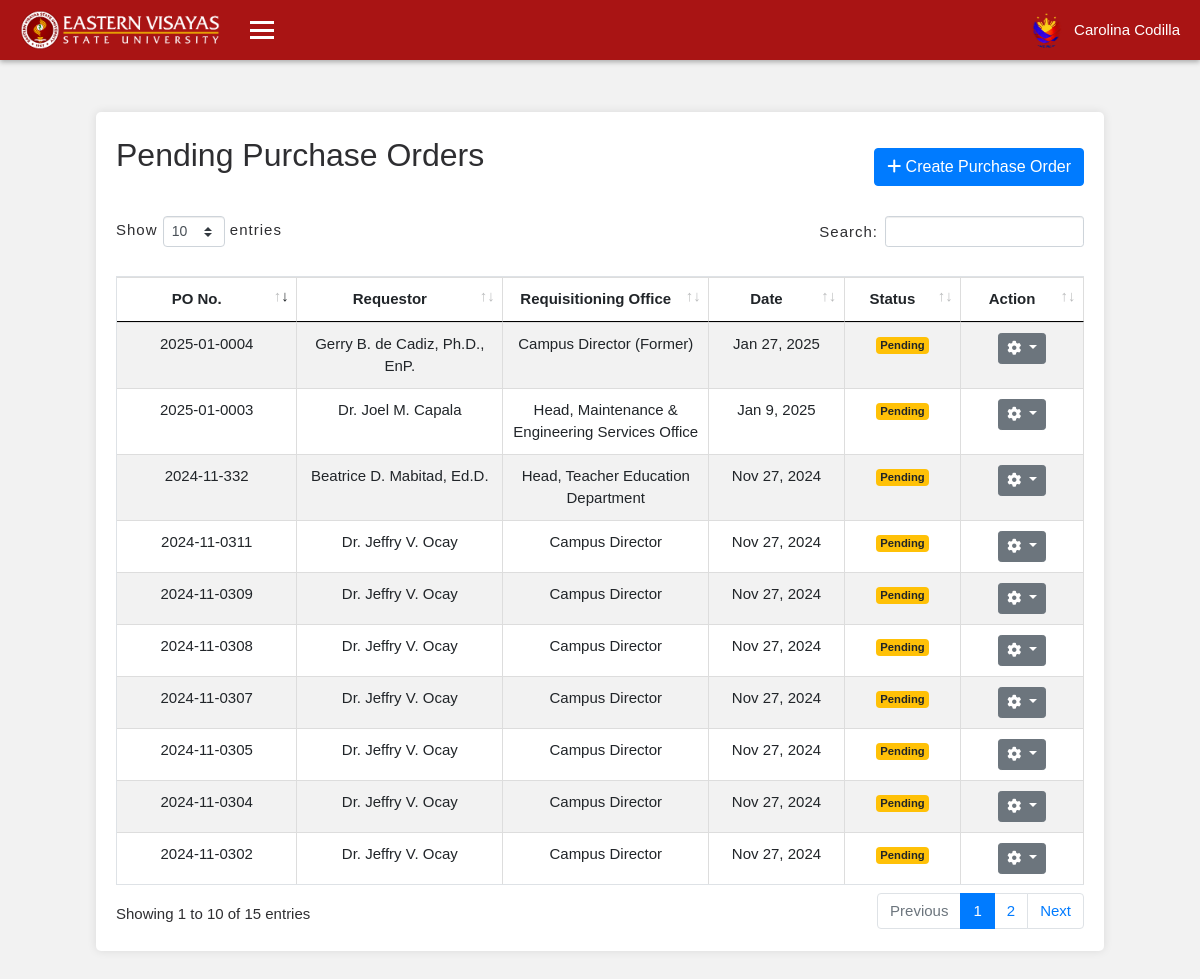
/procurement_office/b7d4c9e8-3a12-4f7b-98c5-2e9f60d1a3b4/purchase_order/index.php (signed in), run on the app's committed database.
### tables this page shows
CREATE TABLE `purchase_orders` (
  `id` int(11) NOT NULL,
  `entity_name` varchar(255) NOT NULL,
  `requestor` varchar(255) NOT NULL,
  `requisitioning_office` varchar(255) NOT NULL,
  `supplier` varchar(255) NOT NULL,
  `po_no` varchar(100) NOT NULL,
  `address` varchar(255) NOT NULL,
  `date` date NOT NULL,
  `tin` varchar(20) DEFAULT NULL,
  `mode_procurement` varchar(100) NOT NULL,
  `place_delivery` varchar(255) NOT NULL,
  `delivery_term` varchar(255) NOT NULL,
  `date_delivery` date DEFAULT NULL,
  `payment_term` varchar(255) NOT NULL,
  `total_amount_words` text NOT NULL,
  `signature_supplier` varchar(255) NOT NULL,
  `signature_official` varchar(255) NOT NULL,
  `supplier_date` date DEFAULT NULL,
  `designation` text NOT NULL,
  `fund_cluster` varchar(100) NOT NULL,
  `ors_burs_no` varchar(100) NOT NULL,
  `ors_burs_date` date DEFAULT NULL,
  `funds_available` varchar(255) NOT NULL,
  `ors_burs_amount` decimal(15,2) DEFAULT NULL,
  `signature_accountant` varchar(255) NOT NULL,
  `created_at` timestamp NOT NULL DEFAULT current_timestamp(),
  `status` varchar(20) DEFAULT 'pending',
  `ipo_new` tinyint(1) DEFAULT 0,
  `ppo_new` tinyint(1) DEFAULT 0,
  `spo_new` tinyint(1) DEFAULT 0
);

### procurement_office/b7d4c9e8-3a12-4f7b-98c5-2e9f60d1a3b4/classes/config.php (called while the page is built, shortened)
<?php
include '../../database/db.php';
function fetchPendingPurchaseOrders($conn) {
    try {
        $sql = "SELECT po.id, po.requestor, po.requisitioning_office, po.po_no, po.date, po.status
                FROM purchase_orders po
                WHERE po.status = 'pending'
                ORDER BY po.date DESC";
        $stmt = $conn->prepare($sql);
        $stmt->execute();
        return $stmt->fetchAll(PDO::FETCH_ASSOC);
    } catch(PDOException $e) {
        echo "Error: " . $e->getMessage();
        return [];
    }
}
$ppurchase_orders = fetchPendingPurchaseOrders($conn);
?>

### procurement_office/b7d4c9e8-3a12-4f7b-98c5-2e9f60d1a3b4/purchase_order/index.php (the view, shortened to what this page needs)
<?php
require '../classes/config.php';
include '../../pclasses/header.php';
include '../../pclasses/navbar.php';
?>
<main class="container mt-5 custom-container">
<div class="row mb-3">
    <div class="col-md-12">
        <div class="report-header">
        <h2>Pending Purchase Orders</h2>
            <div class="button-container float-right">
            <a href="create_po.php" class="btn btn-primary mt-3"><i class="fas fa-plus"></i> Create Purchase Order</a>
            </div>
        </div>
    </div>
</div>
    <div class="table-responsive">
    <table id="purchaseOrdersTable" class="table table-striped table-bordered" style="table-layout: fixed;">
        <thead>
            <tr>
                <th>PO No.</th>
                <th>Requestor</th>
                <th>Requisitioning Office</th>
                <th>Date</th>
                <th>Status</th>
                <th>Action</th>
            </tr>
        </thead>
        <tbody>
            <?php if (!empty($ppurchase_orders)): ?>
                <?php foreach ($ppurchase_orders as $order): ?>
                    <tr>
                        <td><?php echo htmlspecialchars($order['po_no']); ?></td>
                        <td><?php echo htmlspecialchars($order['requestor']); ?></td>
                        <td><?php echo htmlspecialchars($order['requisitioning_office']); ?></td>
                        <td><?php echo date('M j, Y', strtotime($order['date'])); ?></td>
                        <td>
                        <?php
                            if ($order['status'] === 'complete') {
                                echo '<span class="badge badge-success">Approved</span>';
                            } elseif ($order['status'] === 'pending') {
                                echo '<span class="badge badge-warning">Pending</span>';
                            } else {
                                echo '<span class="badge badge-secondary">N/A</span>';
                            }
                            ?>
                        </td>
                        <td>
                            <div class="dropdown">
                                <button class="btn btn-secondary btn-sm dropdown-toggle" type="button" id="dropdownMenuButton<?php echo $order['id']; ?>" data-toggle="dropdown" aria-haspopup="true" aria-expanded="false">
                                    <i class="fas fa-cog"></i>
                                </button>
                            </div>
                        </td>
                    </tr>
                <?php endforeach; ?>
            <?php else: ?>
            <?php endif; ?>
        </tbody>
    </table>
    </div>
</main>
<?php include '../../pclasses/footer.php'; ?>

### procurement_office/css/plogin.css (style rules this page uses)
body { margin: 0; font-family: Arial, sans-serif; background-color: #f2f2f2; }
button { padding: 10px; border: none; border-radius: 5px; background-color: #d42a2a; color: white; font-size: 16px; cursor: pointer; }

### procurement_office/b7d4c9e8-3a12-4f7b-98c5-2e9f60d1a3b4/css/p.o.css (style rules this page uses)
body { margin: 0; font-family: Arial, sans-serif; background-color: #f2f2f2; font-size: 15px; color: #2e2e31; }
#purchaseOrdersTable th:nth-child(1), #purchaseOrdersTable td:nth-child(1) { width: 100px; }
#purchaseOrdersTable th:nth-child(2), #purchaseOrdersTable td:nth-child(2) { width: 120px; }
#purchaseOrdersTable th:nth-child(3), #purchaseOrdersTable td:nth-child(3) { width: 120px; }
#purchaseOrdersTable th:nth-child(4), #purchaseOrdersTable td:nth-child(4) { width: 65px; }
#purchaseOrdersTable th:nth-child(5), #purchaseOrdersTable td:nth-child(5) { width: 50px; }
#purchaseOrdersTable th:nth-child(6), #purchaseOrdersTable td:nth-child(6) { width: 55px; }
.container { margin: 0 auto; background: #fff; padding: 20px; border-radius: 5px; box-shadow: 0 0 10px rgba(0, 0, 0, 0.1); }
.table { width: 100%; margin-bottom: 0px; border-collapse: collapse; }
.table th, .table td { padding: 10px; border: 1px solid #ddd; text-align: center; }
button { padding: 10px 15px; background-color: #007BFF; color: #fff; border: none; border-radius: 4px; cursor: pointer; }
@media (min-width: 761px) { .custom-container { margin-top: 7rem !important; } }
.custom-container { max-width: 84%; margin-bottom: 50px; margin-top: 7rem; transition: margin-left 0.4s ease; }
.table-responsive { -ms-overflow-style: none; scrollbar-width: none; }
.table thead th { vertical-align: bottom; border-bottom: 1px solid #000; }
.report-header { display: flex; justify-content: space-between; align-items: center; }

### data on the page
purchase_orders: po_no "2025-01-0004", requestor "Gerry B. de Cadiz, Ph.D., EnP.", requisitioning_office "Campus Director (Former)", date "Jan 27, 2025", status "Pending"
purchase_orders: po_no "2025-01-0003", requestor "Dr. Joel M. Capala", requisitioning_office "Head, Maintenance & Engineering Services Office", date "Jan 9, 2025", status "Pending"
purchase_orders: po_no "2024-11-332", requestor "Beatrice D. Mabitad, Ed.D.", requisitioning_office "Head, Teacher Education Department", date "Nov 27, 2024", status "Pending"
purchase_orders: po_no "2024-11-0302", requestor "Dr. Jeffry V. Ocay", requisitioning_office "Campus Director", date "Nov 27, 2024", status "Pending"
purchase_orders: po_no "2024-11-0304", requestor "Dr. Jeffry V. Ocay", requisitioning_office "Campus Director", date "Nov 27, 2024", status "Pending"
purchase_orders: po_no "2024-11-0305", requestor "Dr. Jeffry V. Ocay", requisitioning_office "Campus Director", date "Nov 27, 2024", status "Pending"
purchase_orders: po_no "2024-11-0307", requestor "Dr. Jeffry V. Ocay", requisitioning_office "Campus Director", date "Nov 27, 2024", status "Pending"
purchase_orders: po_no "2024-11-0308", requestor "Dr. Jeffry V. Ocay", requisitioning_office "Campus Director", date "Nov 27, 2024", status "Pending"
purchase_orders: po_no "2024-11-0309", requestor "Dr. Jeffry V. Ocay", requisitioning_office "Campus Director", date "Nov 27, 2024", status "Pending"
purchase_orders: po_no "2024-11-0311", requestor "Dr. Jeffry V. Ocay", requisitioning_office "Campus Director", date "Nov 27, 2024", status "Pending"

### other printed values
$_SESSION['name'] "Carolina Codilla"
